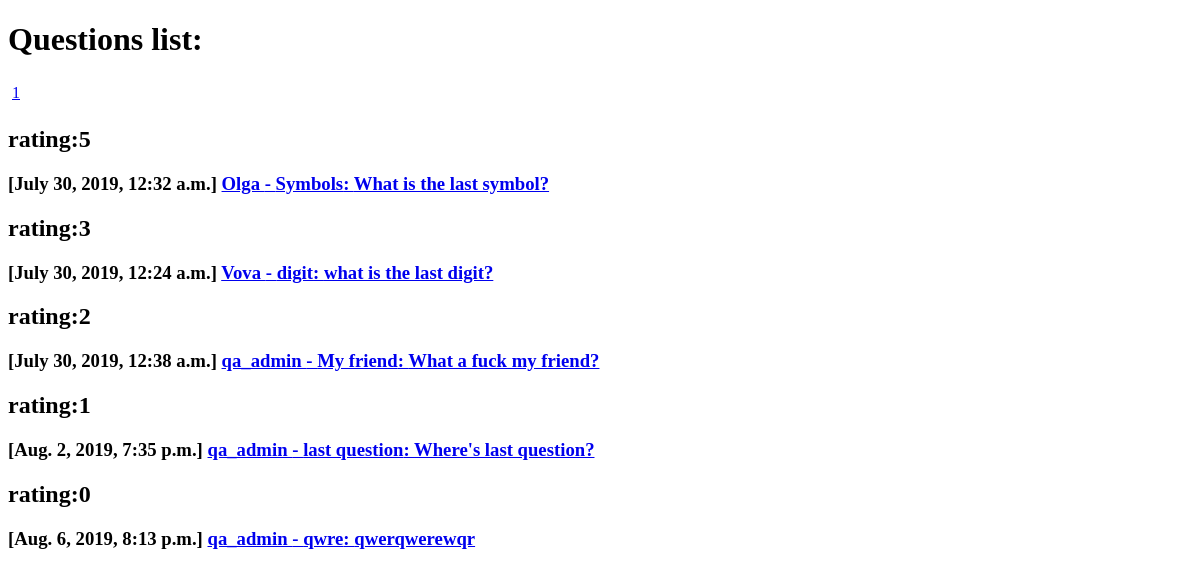
Before: /popular/ with the older database file.
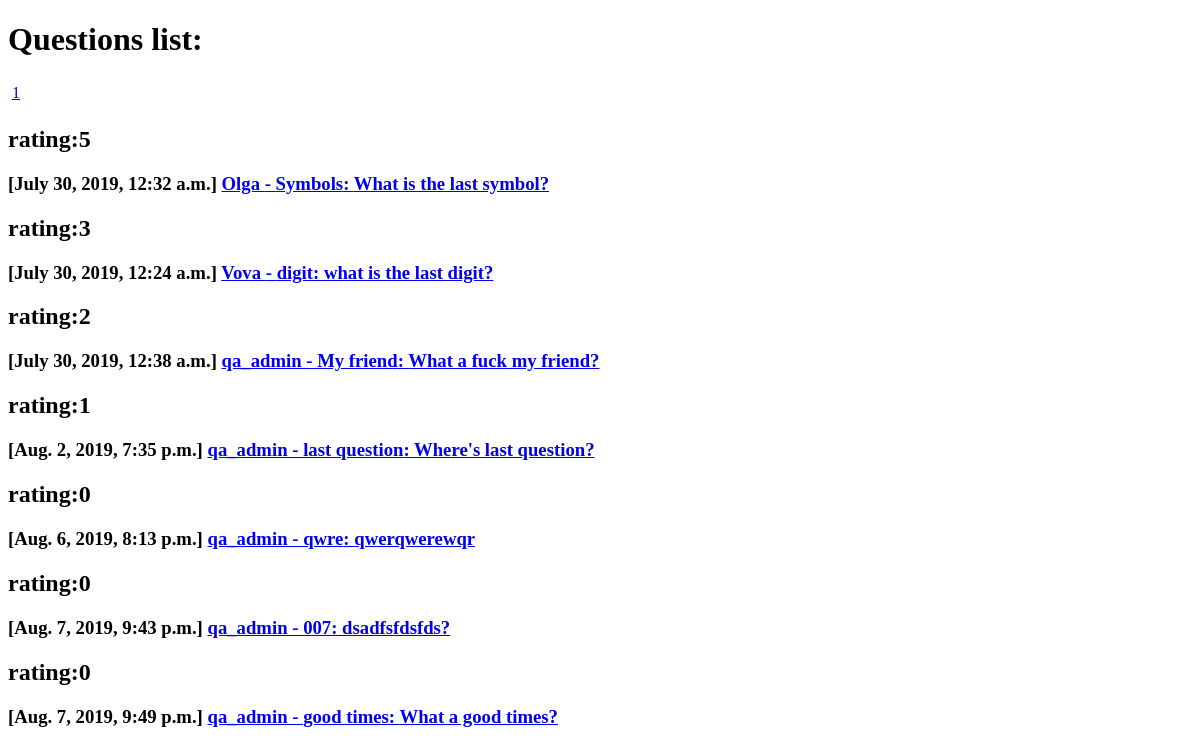
After: the same page with the newer database file.
### qa/models.py (models this page shows, shortened)
class Question(models.Model):
    objects = QuestionManager()
    title = models.CharField(max_length=255)
    text = models.TextField(default='')
    added_at = models.DateTimeField(blank=True, auto_now_add=True)
    rating = models.IntegerField(default=0)
    author = models.ForeignKey(User, on_delete=models.SET_NULL, null=True)
    likes = models.ManyToManyField(User, related_name='question_like_user', blank=True)
    def get_url(self):
        return "/question/{}/".format(self.id)

### qa/views.py (the view)
# urls.py: path('popular/', views.question_by_rating, name='question-by-rating'),
@require_GET
def question_by_rating(request):
    questions = Question.objects.popular()
    paginator, page = paginate(request, questions)
    paginator.baseurl = '/popular/?page='
    context = {
        'questions': page.object_list,
        'paginator': paginator,
        'page': page,
    }
    return  render(request, 'popular.html', context)

### qa/models.py (called while the page is built)
    def popular(self):
        return self.order_by('-rating')

### qa/views.py (called while the page is built)
def paginate(request, qs):
    try:
        limit = int(request.GET.get('limit', 10))
    except ValueError:
        limit = 10
    if limit > 100:
        limit = 10
    try:
        page = int(request.GET.get('page', 1))
    except ValueError:
        raise Http404
    paginator = Paginator(qs, limit)
    try:
        page = paginator.page(page)
    except EmptyPage:
        page = paginator.page(paginator.num_pages)
    return paginator, page

### qa/templates/popular.html (shortened to what this page needs)
<!DOCTYPE html>
<html lang="en">
<head>
</head>
<body>
<h1> Questions list: </h1>
<nav><ul class="pagination">
{% for p in paginator.page_range %}
  {% if p == page.number %}
  <li class="active">
  {% else %}
  <li>
  {% endif %}
    <a href="{{ paginator.baseurl }}{{ p }}">{{ p }}</a>
  </li>
{% endfor %}
</ul></nav>
{% for question in questions %}
<h2> rating:{{question.rating}} </h2>
<h3> [{{question.added_at}}] <a href="{{ question.get_url }}">{{question.author}} - {{question.title}}: {{question.text}}</a>  </h3>
{% endfor %}
</body>
</html>

Changed rows visible on the page:
added Question: rating "0", added_at "Aug. 7, 2019, 9:43 p.m.", author "qa_admin", title "007", text "dsadfsfdsfds?"
added Question: rating "0", added_at "Aug. 7, 2019, 9:49 p.m.", author "qa_admin", title "good times", text "What a good times?"
